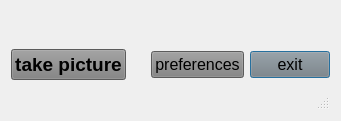
<?xml version="1.0" encoding="UTF-8"?>
<ui version="4.0">
 <author>Thomas Kais</author>
 <class>FotoBoxDialog</class>
 <widget class="QDialog" name="FotoBoxDialog">
  <property name="geometry">
   <rect>
    <x>0</x>
    <y>0</y>
    <width>341</width>
    <height>121</height>
   </rect>
  </property>
  <property name="windowTitle">
   <string>FotoBox (Copyright Thomas Kais)</string>
  </property>
  <layout class="QVBoxLayout" name="verticalLayout">
   <item>
    <layout class="QGridLayout" name="gridLayout">
     <item row="1" column="3">
      <widget class="QPushButton" name="btnQuitApp">
       <property name="font">
        <font>
         <pointsize>12</pointsize>
        </font>
       </property>
       <property name="styleSheet">
        <string notr="true">background-color: grey;</string>
       </property>
       <property name="text">
        <string>exit</string>
       </property>
      </widget>
     </item>
     <item row="1" column="2">
      <widget class="QPushButton" name="btnPreferencesDialog">
       <property name="font">
        <font>
         <pointsize>12</pointsize>
        </font>
       </property>
       <property name="styleSheet">
        <string notr="true">background-color: grey;</string>
       </property>
       <property name="text">
        <string>preferences</string>
       </property>
      </widget>
     </item>
     <item row="1" column="1">
      <spacer name="horizontalSpacer">
       <property name="orientation">
        <enum>Qt::Horizontal</enum>
       </property>
       <property name="sizeHint" stdset="0">
        <size>
         <width>0</width>
         <height>0</height>
        </size>
       </property>
      </spacer>
     </item>
     <item row="1" column="0">
      <widget class="QPushButton" name="btnStart">
       <property name="font">
        <font>
         <pointsize>14</pointsize>
         <weight>75</weight>
         <bold>true</bold>
        </font>
       </property>
       <property name="styleSheet">
        <string notr="true">background-color: grey;</string>
       </property>
       <property name="text">
        <string>take picture</string>
       </property>
      </widget>
     </item>
     <item row="0" column="0" colspan="4">
      <widget class="QLabel" name="lblPhoto">
       <property name="sizePolicy">
        <sizepolicy hsizetype="Expanding" vsizetype="Expanding">
         <horstretch>0</horstretch>
         <verstretch>0</verstretch>
        </sizepolicy>
       </property>
       <property name="alignment">
        <set>Qt::AlignCenter</set>
       </property>
      </widget>
     </item>
    </layout>
   </item>
   <item>
    <widget class="QStatusBar" name="statusBar">
     <property name="font">
      <font>
       <pointsize>12</pointsize>
      </font>
     </property>
     <property name="styleSheet">
      <string notr="true">color:red;</string>
     </property>
    </widget>
   </item>
  </layout>
 </widget>
 <tabstops>
  <tabstop>btnStart</tabstop>
  <tabstop>btnPreferencesDialog</tabstop>
  <tabstop>btnQuitApp</tabstop>
 </tabstops>
 <resources/>
 <connections/>
</ui>
